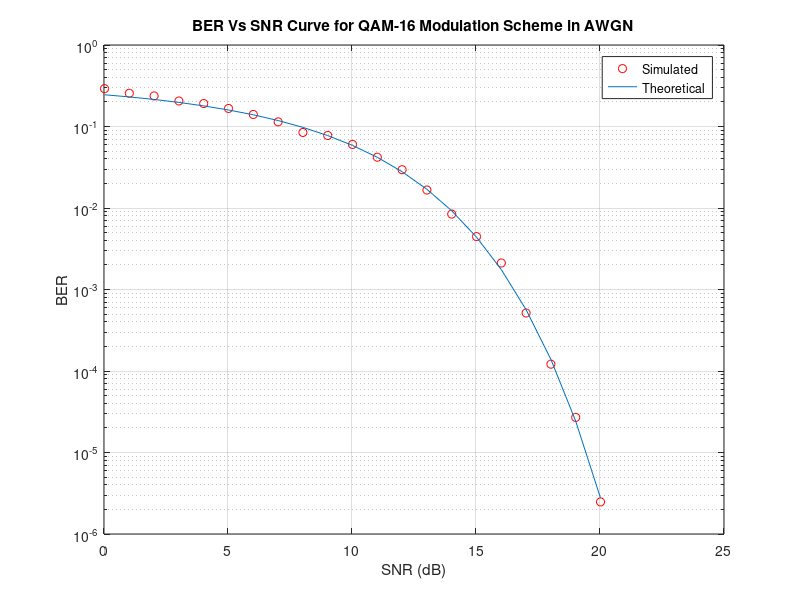

Write MATLAB code to recreate this figure.
% Clear all the previously used variables and close all figures
clear all;
close all;
 
format long;

% Frame Length 'Should be multiple of four or else padding is needed'
bit_count = 4*1000;

% Range of SNR over which to simulate 
Eb_No = -6: 1: 14;

% Convert Eb/No values to channel SNR
% Consult BERNARD SKLAR'S book 'Digital Communications, Principles 
% and Applications'.
SNR = Eb_No + 10*log10(4);

% Start the main calculation loop
for aa = 1: 1: length(SNR)
    
    % Initiate variables
    T_Errors = 0;
    T_bits = 0;
    
    % Keep going until you get 100 errors
    while T_Errors < 100
    
        % Generate some random bits
        uncoded_bits  = round(rand(1,bit_count));

        % Split the stream into 4 substreams
        B = reshape(uncoded_bits,4,length(uncoded_bits)/4);
        B1 = B(1,:);
        B2 = B(2,:);
        B3 = B(3,:);
        B4 = B(4,:);
        
        % 16-QAM modulator
        % normalizing factor
        a = sqrt(1/10);

        % bit mapping
        tx = a*(-2*(B3-0.5).*(3-2*B4)-j*2*(B1-0.5).*(3-2*B2));
        
        % Noise variance
        N0 = 1/10^(SNR(aa)/10);

        % Send over Gaussian Link to the receiver
        rx = tx + sqrt(N0/2)*(randn(1,length(tx))+i*randn(1,length(tx)));
        
%---------------------------------------------------------------

        % 16-QAM demodulator at the Receiver
        a = 1/sqrt(10);

        B5 = imag(rx)<0;
        B6 = (imag(rx)<2*a) & (imag(rx)>-2*a);
        B7 = real(rx)<0;
        B8 = (real(rx)<2*a) & (real(rx)>-2*a);
        
        % Merge into single stream again
        temp = [B5;B6;B7;B8];
        B_hat = reshape(temp,1,4*length(temp));
    
        % Calculate Bit Errors
        diff =  uncoded_bits - B_hat ;
        T_Errors = T_Errors + sum(abs(diff));
        T_bits = T_bits + length(uncoded_bits);
        
    end
    % Calculate Bit Error Rate
    BER(aa) = T_Errors / T_bits;
    disp(sprintf('bit error probability = %f',BER(aa)));
    
    % Plot the received Symbol Constellation
%     figure;
%     grid on;
%     plot(rx,'x');
%     xlabel('Inphase Component');
%     ylabel('Quadrature Component');
%     title('Constellation of Transmitted Symbols');

end
  
%------------------------------------------------------------

% Finally plot the BER Vs. SNR(dB) Curve on logarithmic scale 
% BER through Simulation
figure(1);
semilogy(SNR,BER,'or');
hold on;
grid on
title('BER Vs SNR Curve for QAM-16 Modulation Scheme in AWGN');
xlabel('SNR (dB)'); ylabel('BER')

% Theoretical BER
figure(1);
theoryBer = (1/4)*3/2*erfc(sqrt(4*0.1*(10.^(Eb_No/10))));
semilogy(SNR,theoryBer);
legend('Simulated','Theoretical');



